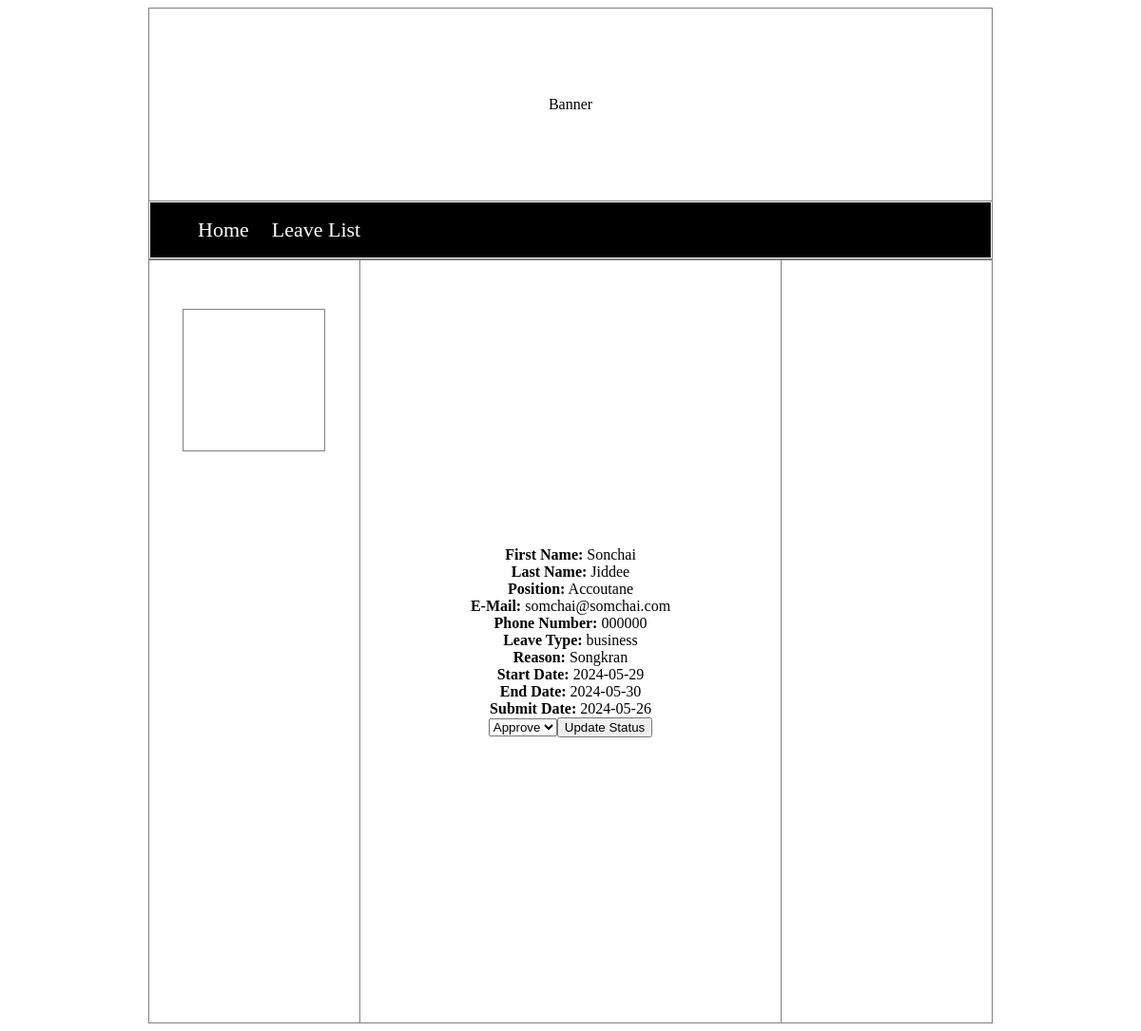
/view.php?firstname=Sonchai, run on the app's committed database.
### tables this page shows
CREATE TABLE `leave_request` (
  `requestid` int(10) NOT NULL,
  `firstname` varchar(50) NOT NULL,
  `lastname` varchar(50) NOT NULL,
  `position` varchar(50) NOT NULL,
  `email` varchar(50) NOT NULL,
  `phonenumber` varchar(10) NOT NULL,
  `leavetype` varchar(50) NOT NULL,
  `reason` varchar(50) NOT NULL,
  `startdat` date NOT NULL,
  `enddat` date NOT NULL,
  `savedat` date NOT NULL,
  `stat` varchar(50) NOT NULL
);

### View.php (the view, shortened to what this page needs)
<!DOCTYPE html>
<html lang="en">
<head>
    <link rel="stylesheet" href="CSS/indexcss.css">
</head>
<body>
<div>
    <table style="border-collapse: collapse; width: 75%;" border="1" align="center">
        <tbody>
        <tr>
            <td class="banner">
                Banner
            </td>
        </tr>
        <tr style="height: 50px;">
            <td>
                <nav class="NavContainer">
                    <ul class="NavLeft">
                        <li><a href="index.php">Home</a></li>
                        <li><a href="leavelist.php">Leave List</a></li>
                    </ul>
                </nav>
            </td>
        </tr>
        </tbody>
    </table>
    <table style="border-collapse: collapse; width: 75%;" border="1" align="center">
        <tbody>
        <tr>
            <td class="body1">
                <table style="border-collapse: collapse" border="1" align="center" class="profpic">
                    <tbody>
                    <tr>
                        <td class="Banner">
                        </td>
                    </tr>
                    </tbody>
                </table>
            </td>
            <td class="body2">
                        <?php
                            $servername = "localhost";
                            $dbusername = "root";
                            $dbpassword = "";
                            $dbname = "mtest";
                            $conn = new mysqli($servername, $dbusername, $dbpassword, $dbname);
                            if(isset($_GET['firstname'])) {
                                $firstname = $_GET['firstname'];
                                $sql = "SELECT * FROM leave_request WHERE firstname = ?";
                                $stmt = $conn->prepare($sql);
                                $stmt->bind_param("s", $firstname);
                                $stmt->execute();
                                $res = $stmt->get_result();
                                if($res->num_rows > 0) {
                                    echo '<div class="vertical-table">';
                                    while($row = $res->fetch_assoc()) {
                                        echo '<div class="vertical-row">';
                                        echo '<div class="vertical-cell"><strong>First Name:</strong> ' . $row['firstname'] . '</div>';
                                        echo '<div class="vertical-cell"><strong>Last Name:</strong> ' . $row['lastname'] . '</div>';
                                        echo '<div class="vertical-cell"><strong>Position:</strong> ' . $row['position'] . '</div>';
                                        echo '<div class="vertical-cell"><strong>E-Mail:</strong> ' . $row['email'] . '</div>';
                                        echo '<div class="vertical-cell"><strong>Phone Number:</strong> ' . $row['phonenumber'] . '</div>';
                                        echo '<div class="vertical-cell"><strong>Leave Type:</strong> ' . $row['leavetype'] . '</div>';
                                        echo '<div class="vertical-cell"><strong>Reason:</strong> ' . $row['reason'] . '</div>';
                                        echo '<div class="vertical-cell"><strong>Start Date:</strong> ' . $row['startdat'] . '</div>';
                                        echo '<div class="vertical-cell"><strong>End Date:</strong> ' . $row['enddat'] . '</div>';
                                        echo '<div class="vertical-cell"><strong>Submit Date:</strong> ' . $row['savedat'] . '</div>';
                                        echo '<div class="vertical-cell">';
                                        echo '<form action="/PHP/submitstat.php?firstname=' . $row["firstname"] . '" method="post">';
                                        echo '<select id="status" name="status">';
                                        echo '<option value="approve">Approve</option>';
                                        echo '</select>';
                                        echo '<input type="submit" value="Update Status">';
                                        echo '</form>';
                                        echo '</div>';
                                        echo '</div>';
                                    }
                                    echo '</div>';
                                } else {
                                    echo "0 results";
                                }
                            } else {
                                echo "First Name not provided";
                            }
                        ?>
            </td>
            <td class="body3">
            </td>
        </tr>
        </tbody>
    </table>
</div>
</body>
</html>

### CSS/indexcss.css (style rules this page uses)
.banner { text-align: center; height: 200px; }
.body1 { width: 25%; height: 800px; text-align: center; }
.body2 { width: 50%; height: 800px; text-align: center; }
.body3 { width: 25%; height: 800px; text-align: center; }
.profpic { margin-top:-350px; width: 150px; height: 150px; }
li { display: inline-block; margin: 0 10px; }
.NavContainer { background-color: rgb(0, 0, 0); display: flex; justify-content: space-between; transform: round; }
.NavRight li a, .NavLeft li a { text-decoration: none; display: box; width: 100%; height: 100%; font-size: 22px; color: rgb(255, 255, 255); }

### data on the page
leave_request: firstname "Sonchai", lastname "Jiddee", position "Accoutane", email "somchai@somchai.com", phonenumber "000000", leavetype "business", reason "Songkran", startdat "2024-05-29", enddat "2024-05-30", savedat "2024-05-26"
